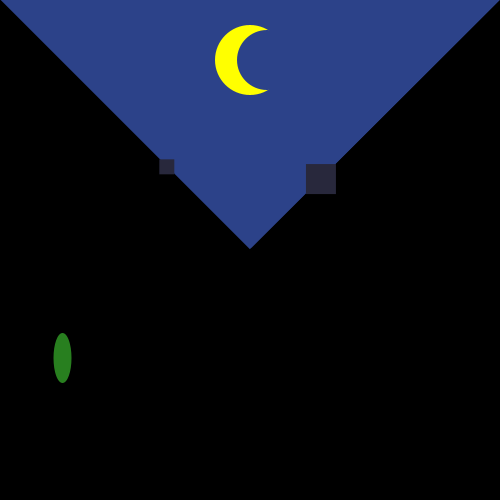
Frame 1 (no input)
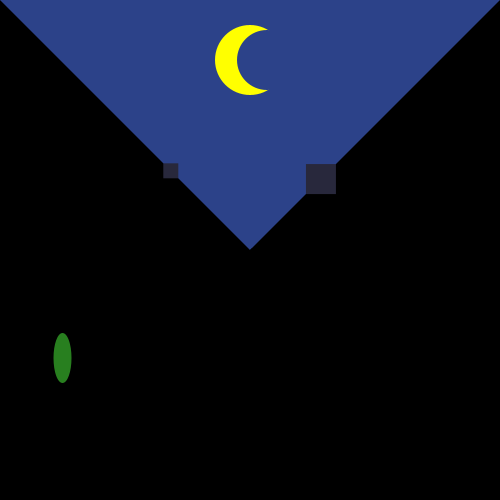
Frame 60 (the mouse pressed at the canvas centre just before this capture)
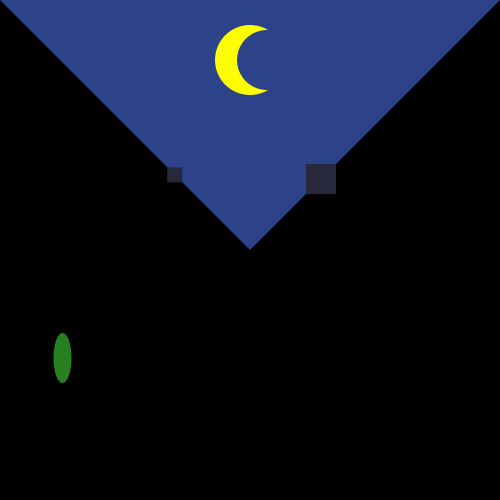
Frame 120 (the mouse held since frame 60 and released just before this capture)

The Processing sketch that drew these frames (run headless with seeded random() and noise(); from frame 60 on, the mouse is pressed at the canvas centre):

// Processing sketch: processing_122684
// ── processing_122684.pde



void setup()
{
size (500,500);

}
void draw()
{
background(255);
if(hour()>=16)
{background(44,66,137);
}
else if(hour()>=8)
{background(118,211,255);
}
if(hour()>=0 && hour()<8)
{background(44,66,137);
}

pushMatrix();
translate(0,0);
fill(0);
rotate (radians(45));
rect(0,0,356,356);
popMatrix();
resetMatrix();
pushMatrix();
translate(500,0);
rotate(radians(45));
rect(0,0,356,356);
popMatrix();
resetMatrix();
pushMatrix();
translate(0,500);
rotate(radians(-45));
rect(0,0,356,356);
popMatrix();
resetMatrix();

noStroke();

fill(255,255,0);
ellipse(250,60,70,70);

if(hour()>=0 && hour()<8)
{fill(44,66,137);
}
else if(hour()>=16)
  {fill(44,66,137);}
else
{noFill();
}
ellipse(267,60,60,60);

fill(40,40,60);
float x= map(second(),0,59,0,235);
rect(x,x,15,15);
translate(470, 0);
fill(40,40,60);
float y=map(minute(),0,59,0,220);
rect(-y,y,30,30);
translate(-470,358);
if(hour()>=16)
{fill(40,127,31);}

else if(hour()>=8)
{fill(255,0,0);}

if(hour()>=0 && hour()<8)
{fill(40,127,31);}
float z=map(hour(),0,24,0,500);
ellipse(z,0,18,50);

}
